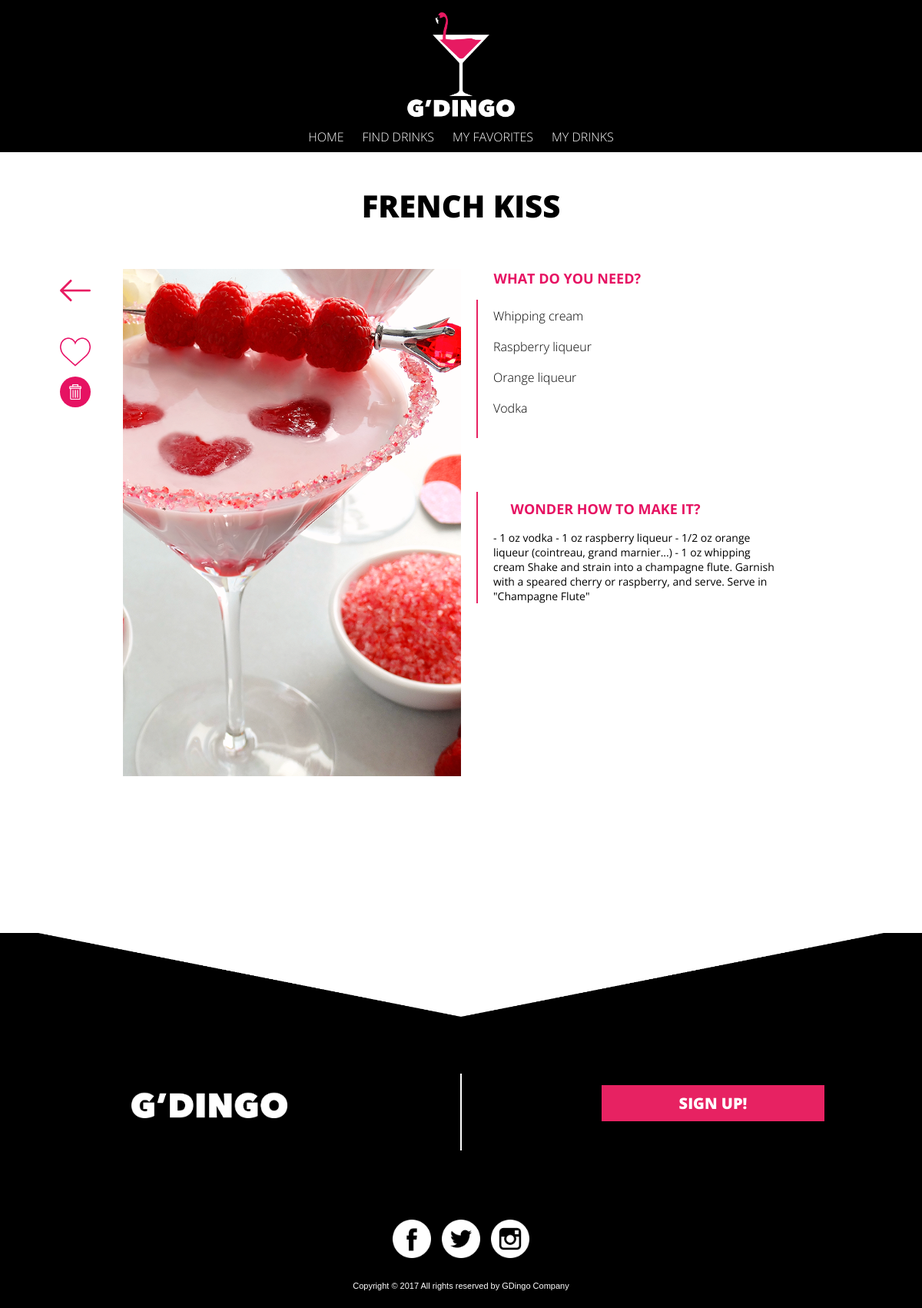
/mypanel_drinkbase.php?DrinkId=4, run on the app's committed database.
### tables this page shows
CREATE TABLE `Drinks` (
  `DrinkId` int(11) NOT NULL,
  `DrinkName` varchar(255) NOT NULL,
  `DrinkAuthor` varchar(255) NOT NULL,
  `DrinkPicture` varchar(255) NOT NULL,
  `DrinkReceipt` text NOT NULL
);

### mypanel_drinkbase.php (the view, shortened to what this page needs)
<?php include "includes/config.php"; ?>
<?php include "header.php"; ?>
<?php
	$DrinkId = trim($_GET['DrinkId']);
	$Current = json_encode($currentUser);
	@ $db = new mysqli($dbserver, $dbuser, $dbpass, $dbname);
	$query = " SELECT Drinks.DrinkId, Drinks.DrinkName, Drinks.DrinkAuthor, Drinks.DrinkPicture, Drinks.DrinkReceipt, Ingredients.IngId, Ingredients.NameIng
	FROM Drinks
	JOIN DrinksIng ON Drinks.DrinkId = DrinksIng.DrinkId
	JOIN Ingredients ON Ingredients.IngId = DrinksIng.IngId
	WHERE Drinks.DrinkId=$DrinkId" ;
	$stmt = $db->prepare($query);
	$stmt->bind_result($DrinkId, $DrinkName, $DrinkAuthor, $DrinkPicture, $DrinkReceipt, $IngId, $NameIng);
	$stmt->execute();
	$alling=array();
	while ($stmt->fetch()) {
		array_push($alling,$NameIng);
	}
?>
<!Doctype html>
<html>
	<head>
	</head>
	<body>
		<div class='c'>
		<div id="white">
		<h3><?php echo $DrinkName; ?></h3>
			<div class="drinkside">
				<div class='side'>
		    		<?php
		    			echo "<img class='drinkimage' src=Images/DrinkPictures/$DrinkPicture>";
		    		?>
	    		</div>
	    		<div class="heart">
						<?php
							$query = ("SELECT * FROM Favo WHERE DrinkId = $DrinkId AND username = $Current");
							$stmt = $db->prepare($query);
	    					$stmt->bind_result($DrinkId2, $username);
							if($DrinkId2 == $DrinkId){
								echo '<a href="RemoveFav.php?DrinkId=' . urlencode($DrinkId) . '"><img class="knapp" src="Images/like2.png"></a>';
							}
							else {
								echo '<a href="AddFav.php?DrinkId=' . urlencode($DrinkId) . '"><img class="knapp" src="Images/like.png"></a>';
							}
						?>
					</div>
				<div  class="delete">
				<?php echo '<a href="delete.php?DrinkId=' . urlencode($DrinkId) . '"><img class="knappdelete" src="Images/delete.png"></a>'; ?>
				</div>
				<div  class="back">
					<a href="#" onClick="history.go(-1);return true;"><img class="knapp" src="Images/left-arrow.png"></a>
				</div>
			</div>
			<div class='maincontent'>
				<div class='ingrblack'>
					<h4>What do you need? </h4>
					<ul><?php foreach($alling as $value){
		    			echo "<li>" . $value . "</li><br>";} ?>
		    		</ul>
		    	</div>
		    	<div class='receipt'>
			    	<h4>Wonder how to make it? </h4>
		    		<?php echo "<p>" . $DrinkReceipt. "<p>"; ?>
		    	</div>
			</div>
		</div>
		</div>
		<div id="footerINC">
		<?php include 'footer.php';?>
		</div>
	</body>
</html>

### header.php (style rules this page uses)
body { margin:0; }
p { font-family: 'open-sans', helvetica; font-size: 11px; }
@media (min-width: 600px) { body { margin: 0 auto; } }

### footer.php (style rules this page uses)
body { margin: 0 auto; }

### mypanel_drinkbase.php (style rules this page uses)
.c { width:100%; background-color: #fff; overflow: hidden; max-width: 1100px; display: block; margin: 0 auto 200px auto; padding-top: 140px; }
#white { max-width: 1100px; margin: 0 auto; display: block; text-align: center; }
body { margin: 0 auto; }
#footerINC { background-color: #000; width: 100%; }
.drinkside { position: relative; float:left; width:100%; text-align: center; margin-bottom: 20px; }
h3 { font-family: 'open sans',helvetica; font-weight: 800; text-transform: uppercase; font-size: 40px; color:black; margin:0; line-height: 45px; margin-bottom: 5px; text-align: center; }
h4 { padding-top:20px; font-family: 'open sans',helvetica; text-transform: uppercase; font-size: 18px; color:black; margin:0; line-height: 45px; margin-bottom: 5px; color:#E61262; text-align:center; }
.ingrblack { background-color:black; color:white; padding-top: 0px; }
.receipt { margin: 0; }
.receipt p { margin:20px; margin-top:5px; font-family: 'open sans',helvetica; font-size: 14px; }
.maincontent { float:right; width:100%; margin-left:20px; box-sizing: border-box; background-color: #fff; }
.side { margin-top:15px; }
.drinkimage { width:60%; }
li { font-family: 'open sans',helvetica; font-weight: 300; list-style: none; padding:0; }
ul { text-decoration: none; margin:0; text-align:center; padding:0; }
.heart { background: white; width: 20px; height: 20px; border-radius: 20px; padding:8px; position:absolute; right:40px; top:0px; }
.back { width: 20px; height: 20px; border-radius: 20px; padding:8px; position:absolute; left:20px; top:0px; }
.knapp { width: 40px; }
.delete { background: #E61262; width: 20px; height: 20px; border-radius: 50%; padding:10px; position:absolute; top:65px; right: 28px; margin: 0; }
.knappdelete { width: 20px; }
@media (min-width: 600px) { .c { padding-top: 200px; } }
@media (min-width: 600px) { h3 { margin: 45px auto 0 auto; width: 100%; text-align: center; } }
@media (min-width: 600px) { .side { float: right; text-align: right; width: 100%; } }
@media (min-width: 600px) { .drinkimage { width:80%; } }
@media (min-width: 600px) { .heart, .back, .side, .edit, .delete { margin-top: 60px; } }
@media (min-width: 600px) { .drinkside { float:left; width:50%; text-align: center; margin-bottom: 20px; display: inline; margin: 0px auto 0 auto; } }
@media (min-width: 600px) { .heart { left:20px; top:80px; } }
@media (min-width: 600px) { .delete { top: 140px; left:28px; } }
@media (min-width: 600px) { .maincontent { float:left; width:40%; display: inline; margin: 0 auto; text-align: left; } }
@media (min-width: 600px) { h4 { padding-top: 0; text-align: left; margin-left: 42.5px; } }
@media (min-width: 600px) { .ingrblack ul { border-left: 2.5px solid #e72262; text-align:left; margin-left: 20px; padding: 10px 20px; } }
@media (min-width: 600px) { .ingrblack { background-color:white; color: #000; text-align: left; margin-top:50px; } }
@media (min-width: 600px) { .receipt { border-left: 2.5px solid #e72262; text-align:left; margin: 70px 0 0 20px; padding: -10px 20px; } }

### data on the page
drinks: DrinkName "FRENCH KISS", DrinkPicture (picture), DrinkReceipt "- 1 oz vodka - 1 oz raspberry liqueur - 1/2 oz orange liqueur (cointreau, grand marnier...) - 1 oz whipping cream Shake and strain into a champagne flute. Garnish with a speared cherry or raspberry, and serve. Serve in \"Champagne Flute\""

### other printed values
$value "Whipping cream"
$value "Raspberry liqueur"
$value "Orange liqueur"
$value "Vodka"
